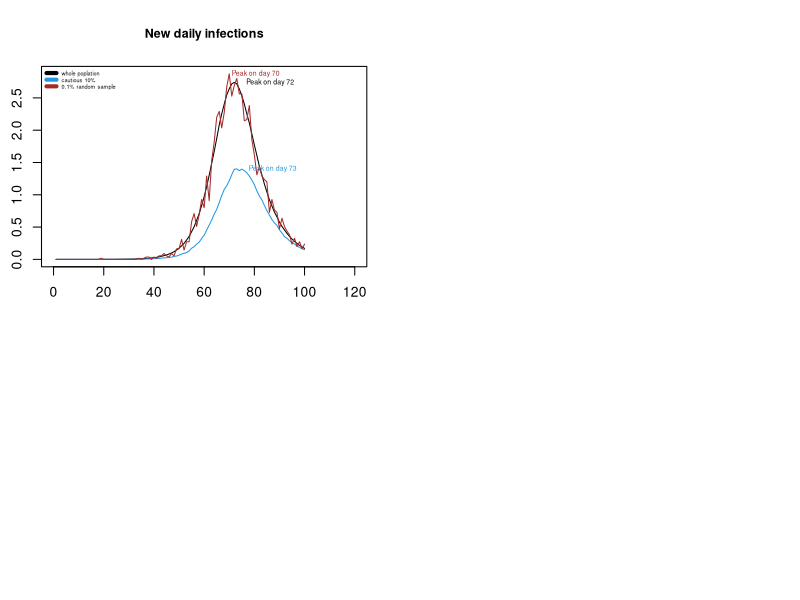

The R script that drew this image: (Note: a time limit stopped this script after it produced the figure.)
##By Group 02： Huanyu Su(s2171849), Mia Wu(s2025818), Peiran Zhang(s2184444)
##Github Repo URL: https://github.com/BeijiStars/Practice-2

## Overview
## ********
## To come up with an epidemic simulation（function, Plots and analysis) in large population in 100 days
## and try to answer the following questions: 
## 1  what do the daily infection trajectories look like for the 10% of the population 
##    with the lowest individual transmission possibilities;
## 2  and how do they compare to the infection trajectories for the whole population? 

## Steps
## ********
## 1  Write one function to simulate the number of new infections each day among the whole population;
##    and simulate the 10% population with the lowest individual transmission possibilities;
##    and simulate a radom sample of 0.1% of the population. 
## 2  Standardise and plot the daily infections trajectories and trajectory peaks compare 
##    among 'whole population', '10% cautious' and '0.1% random sample'.
## 3  Running 10 replicate simulations and plot results in three parts.
## 4  Analyze the implications of these results to the ZOE app data.

## Algorithm details
## *****************
## 1  The initial susceptible population of size 5.5 million is set, and 10 randomly chosen people 
##    are set to the exposed (E) state.
## 2  Once exposed, people have a daily probability 1/3 entering the infectious (I) state.
## 3  Each day an uninfected person, j, has a probability lambda*beta[j]*the sum of betas of all
##    currently of infectious people of being infected,and entering the E state, where lambda is
##    an overall viral infectivity parameter, vector beta contains relative contact rates for all
##    people, and the average value of betap[i] over the whole population is 1.
## 4  The infectious have a daily probability of 1/5 of leaving the infectious state (recovery or 
##    transition to serious disease). Over the course of simulation re-infection is not considered.
## 5  9 vectors are created to record the number of people in the exposed (E), infectious (I) and 
##    recovered (R) states for the whole population, the 'cautious 10%' and the 0.1% of random sample
##    each day.
## 6  The new infections on day i (i>1) for three populations are then caculated by summing the differences
##    between E state and I state, and then plus the increase of number of individuals in R state.
## 7  In order for the 3 curves to be displayed in one graph, they need to be divided 
##    by their own sample size in order to be normalised.
## 8  Simulation 10 was repeated, placing the 3 curves in 3 separate graphs to compare their fluctuations 
##    and thus explain the impact of using the ZOE app on the infection trajectory.

##  Step1 
##  write the function epidemic

epidemic <- function(n=5500000,ne=10,lambda=0.4/n,pei=1/3,pir=1/5,nd=100) {
  ## whole population (n = 5,500,000),
  ## randomly chosen people in E state (ne = 10),
  ## constant number (lambda = 0.4 / n),
  ## E <- I daily probability (pei = 1/3),
  ## I <- R or serious disease daily probabiliyu (pir = 1/5)
  ## simulate 100 days (nd = 100)
  beta <- rlnorm(n,0,0.5); beta <- beta/mean(beta)
  ## beta[i] is a relative contact rate with others the ith person in the whole population has
  E <- I <- R <- rep(0,nd) ## set up storage for pop in Exposed, Infectious and Recovered state
  E_lb <- E_r <- I_lb <- I_r <- R_lb <- R_r<- rep(0,nd) ## set up storage for pop with specific conditions
  inew <- inew_lb <- inew_r <- rep(0,nd) ## set up storage for infected and recovered pop change
  x <- rep(0,n) ## initialize to susceptible state
  
  ## start the epidemic by setting ne randomly chosen people to the E state
  x[sample((1:length(x)), ne)] <- 1 
  E[1] <- ne
  random_sample <- sample(1:n, size = 0.001*n) ## a random sample of 0.1% of the population to be recorded
  ind_lb <- which(beta < quantile(beta, 0.1)) ## the 10% of the population with lowest betas
  
  ## loop over days
  for (i in 2:nd) { 
    u <- runif(n) ## uniform random deviates
    x[x==2&u<pir] <- 3 ## I -> R
    x[x==0&u<lambda*beta*sum(beta[x==2])] <- 1 ## S -> E
    x[x==1&u<pei] <- 2 ## E -> I
    E[i] <- sum(x==1) ## exposed people of the whole pop on thid day
    I[i] <- sum(x==2) ## infectious people of the whole pop on this day
    R[i] <- sum(x==3) ## recoveries of the whole pop on this day
    E_lb[i] <- sum(x[ind_lb]==1) ## exposed people of the 10% of the pop with lowest beta
    I_lb[i] <- sum(x[ind_lb]==2) ## infectious people of the 10% of the pop with lowest beta
    R_lb[i] <- sum(x[ind_lb]==3) ## recoveries of the 10% of the pop with lowest beta
    E_r[i] <- sum(x[random_sample]==1) ## exposed people of a random sample of 0.1% of the population
    I_r[i] <- sum(x[random_sample]==2) ## infectious people of a random sample of 0.1% of the population
    R_r[i] <- sum(x[random_sample]==3) ## recoveries of a random sample of 0.1% of the population
  }
  
  inew[-1] <- E[-1] + I[-1] - (E[-nd] + I[-nd]) + (R[-1]-R[-nd]) 
  ## new infections of each day in the whole pop
  inew_lb[-1] <- E_lb[-1] + I_lb[-1] - (E_lb[-nd] + I_lb[-nd]) + (R_lb[-1]-R_lb[-nd])
  ## new infections of each day in the 10% of the pop with lowest beta
  inew_r[-1] <- E_r[-1] + I_r[-1] - (E_r[-nd] + I_r[-nd]) + (R_r[-1]-R_r[-nd]) 
  ## new infections of each day of a random sample of 0.1% of the populatio
  
  list(inew=inew,inew_lb=inew_lb,inew_r=inew_r)
} ## Epidemic

epi <- epidemic() ## simulate epidemic


##  Step2
##  Standardise and plot the daily infections trajectories

##  Standarlize new infections in three samples（whole pop ,10% cautious and 0.1% random sample)
## It means the number of infections per 100 people.
population <- 5.5e6
inew_s <- 100*epi$inew/population
inew_lb_s <- 100*epi$inew_lb/(population * 0.1)
inew_r_s <- 100*epi$inew_r/(population * 0.001)

##  plot the daily infections trajectories in three samples (one simulate)
par(mfcol=c(2,2),mar=c(2,2.5,4,2)) 
plot(inew_s,ylim=c(0,max(inew_s,inew_lb_s,inew_r_s)),xlim=c(0,120),xlab="Day",ylab="Daily new infections per 100", type = 'l', col=1) 
## pop daily new infections (black)
lines(inew_lb_s,col=4) ## cautious 10% new daily infections (blue)
lines(inew_r_s,col='brown') ## 0.1% random sample new daily infections
legend("topleft", legend = c("whole poplation","cautious 10%","0.1% random sample"), 
       lwd = 4, col = c(1,4,'brown'), cex = 0.4, bty = "n")
title("New daily infections", cex.main=0.9)

## label the day on which each trajectory peaks
text(which.max((inew_s)),max(inew_s), labels = paste("Peak on day", which.max((inew_s))), col=1, adj=-0.25, cex = 0.5)
text(which.max((inew_lb_s)),max(inew_lb_s), labels = paste("Peak on day", which.max((inew_lb_s))), col=4, adj=-0.25, cex = 0.5)
text(which.max((inew_r_s)),max(inew_r_s), labels = paste("Peak on day", which.max((inew_r_s))), col='brown', adj=-0.05, cex = 0.5)



##  Step3
##  Running 10 replicate simulations and plot results

simulate_10 <- lapply(rep(5.5e6,10), epidemic) ## running 10 replicate simulations and return a list

##  plot daily infections trajectories in three samples respectively
##  plot 10 waves of the whole pop
plot(simulate_10[[1]]$inew,xlab="day",ylab="Daily new infections", ylim=c(0, max(sapply(simulate_10,function(x) max(x$inew)))),
     type = 'l', col=1)
for (i in 2:10){
  lines(simulate_10[[i]]$inew)
}
title("10 times simulation of\n the whole poplation",cex.main=0.9)
##  plot 10 waves of the 10% cautious pop
plot(simulate_10[[1]]$inew_lb,xlab="day",ylab="daily new infections",ylim=c(0, max(sapply(simulate_10,function(x) max(x$inew_lb)))),
     type = 'l', col=4)
for (i in 2:10){
  lines(simulate_10[[i]]$inew_lb, col=4)
}
title(strwrap("10 times simulation of the 10% of the population with lowest beta",width = 30),cex.main=0.9)
##  plot 10 waves of a random sample of 0.1% whole pop
plot(simulate_10[[1]]$inew_r,xlab="day",ylab="daily new infections", ylim=c(0, max(sapply(simulate_10,function(x) max(x$inew_r)))), 
     type = 'l', col='brown')
for (i in 2:10){
  lines(simulate_10[[i]]$inew_r, col='brown')
}
title(strwrap("10 times simulation of a random sample of 0.1% of the population",width = 30),cex.main=0.9)


##  Step4
##  Analyze the implications of these results interpreting daily 
##  infection trajectories reconstructed using the ZOE app data.

##   The results show that：

#### 1 The daily infection peak reconstructed using the ZOE app data are likely to be later than others. 
##     The infection peak of 10% cautious population with low beta values is about 
##     2-5 days later than the peak of whole population and the peak of 0.1% random sample.

#### 2 The number of infections per 100 people in the population reconstructed from the ZOE app data was 
##     significantly smaller than in the total population. 
##     The infection curve for the 10% cautious population with low beta valiue is much lower than 
##     the infection curves for the whole population and the 0.1% random sample (especially near the infection peak).
